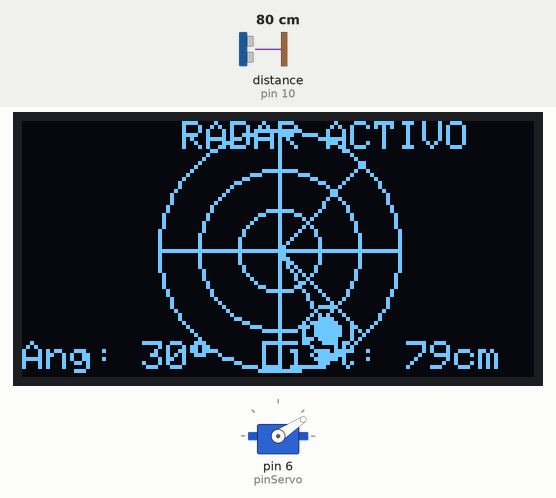
Bench run of a sketch on a simulated Arduino Uno, built with avr-gcc and run on an emulated ATmega328P. On the bench: 128×64 one-colour display, servo. Wiring (inferred from the names in the program): ultrasonic range finder: trigger pin 9; echo pin 10. Inputs (shaded band) come from the test bench; at power-on: distance to the obstacle (sensor on pin 10) 80 cm. The echo pulse lasts 58.3 µs per cm.

Above: at 2.25 s.
2.3 s: distance to the obstacle (sensor on pin 10) set to 55 cm
At 2.56 s:
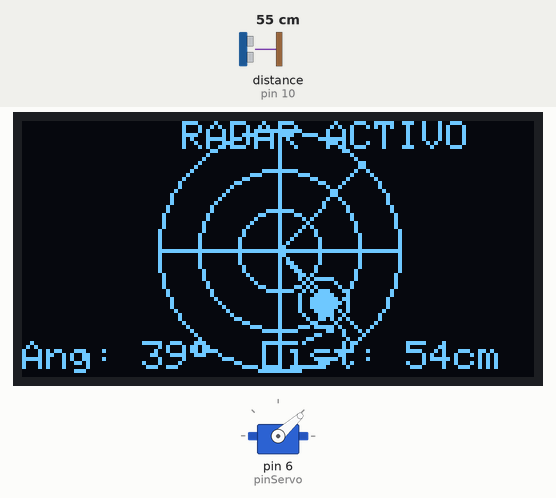
4.1 s: distance to the obstacle (sensor on pin 10) set to 47 cm
At 4.34 s:
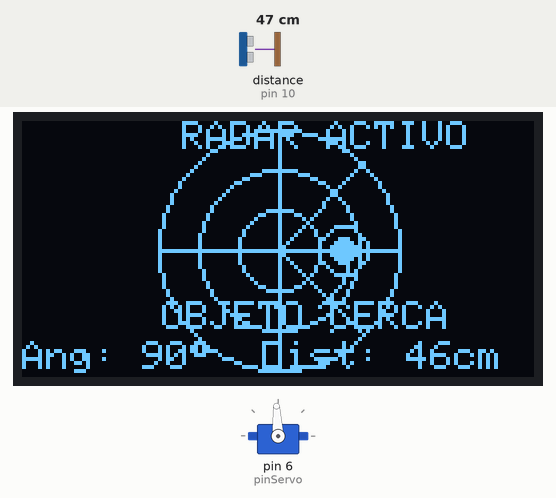
6.1 s: distance to the obstacle (sensor on pin 10) set to 23 cm
At 7.46 s:
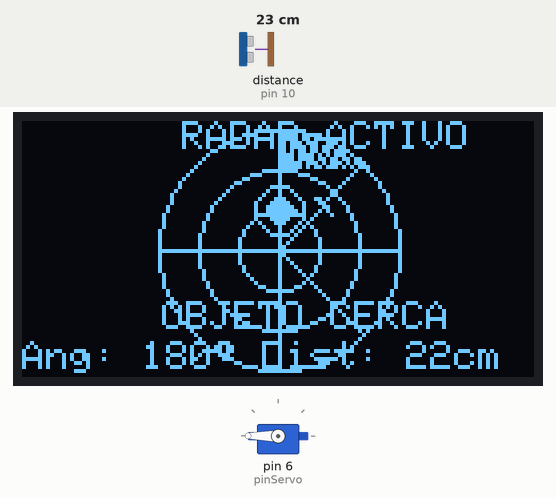
8.5 s: distance to the obstacle (sensor on pin 10) set to 18 cm
At 8.74 s:
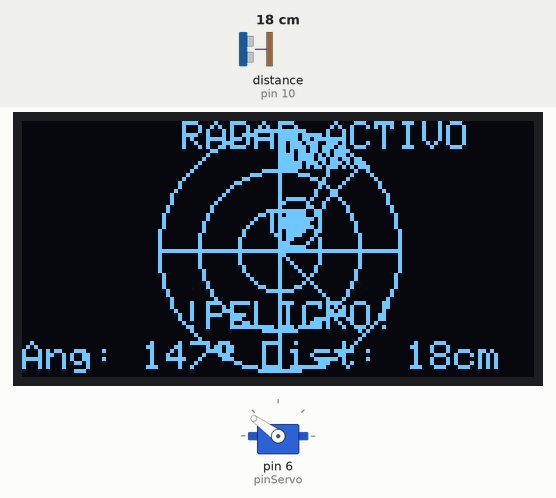
10.5 s: distance to the obstacle (sensor on pin 10) set to 4 cm
At 10.71 s:
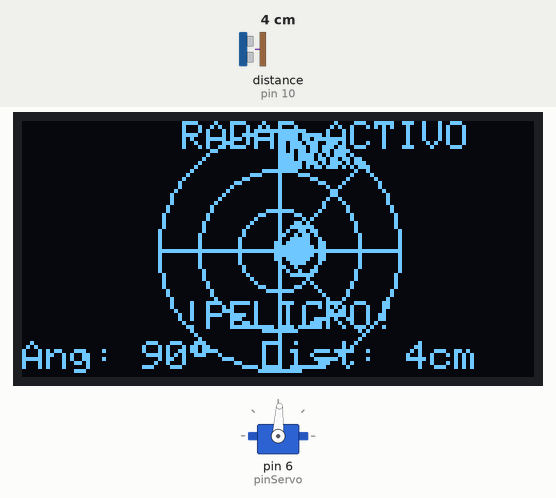
12.7 s: distance to the obstacle (sensor on pin 10) set to 2 cm
At 13.73 s:
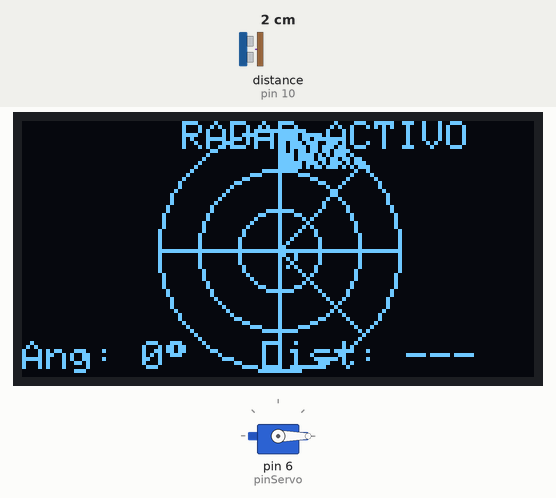
Timing chart, 0 to 15.7 s (numbered marks = the images above; inputs shaded):
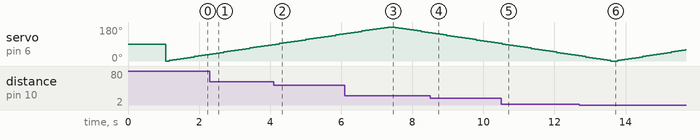

The sketch:

Radar_HCSR04_Oled.ino
```cpp
#include <Wire.h>
#include <Adafruit_GFX.h>
#include <Adafruit_SSD1306.h>
#include <Servo.h>

// ================= CONFIGURACIÓN OLED =================
#define ANCHO_PANTALLA 128
#define ALTO_PANTALLA 64
#define CENTRO_X 64      // Centro horizontal de la pantalla
#define CENTRO_Y 32      // Centro vertical del radar
#define RADIO_MAX 30     // Radio máximo del radar en píxeles

// ================= CONFIGURACIÓN PINES =================
// Pines del sensor HC-SR04
const int trigPin = 9;
const int echoPin = 10;

// Pin del servo
const int pinServo = 6;

// ================= VARIABLES GLOBALES =================
Adafruit_SSD1306 pantalla(ANCHO_PANTALLA, ALTO_PANTALLA, &Wire, -1);
Servo radarServo;

// Historial de puntos detectados (para dibujar rastro)
const int MAX_HISTORIAL = 20;
float historialDistancias[MAX_HISTORIAL];
int historialAngulos[MAX_HISTORIAL];
int indiceHistorial = 0;

// ================= FUNCIÓN SETUP =================
void setup() {
  Serial.begin(9600);

  // Inicializar OLED
  if(!pantalla.begin(SSD1306_SWITCHCAPVCC, 0x3C)) {
    Serial.println(F("Error al inicializar OLED"));
    while(true); // Detener si hay error
  }

  // Configurar pines del sensor ultrasónico
  pinMode(trigPin, OUTPUT);
  pinMode(echoPin, INPUT);

  // Inicializar servo
  radarServo.attach(pinServo);
  radarServo.write(90); // Posición inicial (centro)

  // Limpiar pantalla
  pantalla.clearDisplay();
  pantalla.setTextSize(1);
  pantalla.setTextColor(SSD1306_WHITE);

  // Dibujar interfaz inicial
  dibujarInterfazFija();
  pantalla.display();

  // Inicializar historial
  for(int i = 0; i < MAX_HISTORIAL; i++) {
    historialDistancias[i] = 0;
    historialAngulos[i] = 0;
  }

  delay(1000); // Pausa inicial
}

// ================= FUNCIÓN LOOP PRINCIPAL =================
void loop() {
  // Barrido de 0 a 180 grados
  for(int angulo = 0; angulo <= 180; angulo += 3) {
    // 1. MOVER SERVO
    radarServo.write(angulo);
    delay(30); // Tiempo para que el servo se estabilice

    // 2. MEDIR DISTANCIA
    float distancia = medirDistancia();

    // 3. GUARDAR EN HISTORIAL (si es una lectura válida)
    if(distancia > 2 && distancia < 200) {
      guardarEnHistorial(angulo, distancia);
    }

    // 4. DIBUJAR EN PANTALLA
    actualizarPantalla(angulo, distancia);

    // Pequeña pausa entre mediciones
    delay(20);
  }

  // Barrido inverso (180 a 0 grados)
  for(int angulo = 180; angulo >= 0; angulo -= 3) {
    // 1. MOVER SERVO
    radarServo.write(angulo);
    delay(30);

    // 2. MEDIR DISTANCIA
    float distancia = medirDistancia();

    // 3. GUARDAR EN HISTORIAL
    if(distancia > 2 && distancia < 200) {
      guardarEnHistorial(angulo, distancia);
    }

    // 4. DIBUJAR EN PANTALLA
    actualizarPantalla(angulo, distancia);

    delay(20);
  }
}

// ================= FUNCIONES AUXILIARES =================

// Función para medir distancia con HC-SR04
float medirDistancia() {
  digitalWrite(trigPin, LOW);
  delayMicroseconds(2);
  digitalWrite(trigPin, HIGH);
  delayMicroseconds(10);
  digitalWrite(trigPin, LOW);

  long duracion = pulseIn(echoPin, HIGH);
  float distancia = duracion * 0.034 / 2; // Convertir a cm

  // Filtrar lecturas erróneas
  if(distancia > 400 || distancia < 2) {
    return 0; // 0 indica fuera de rango
  }

  return distancia;
}

// Función para dibujar la interfaz fija del radar
void dibujarInterfazFija() {
  // 1. Dibujar círculos concéntricos (3 líneas)
  for(int r = 10; r <= RADIO_MAX; r += 10) {
    pantalla.drawCircle(CENTRO_X, CENTRO_Y, r, SSD1306_WHITE);
  }

  // 2. Dibujar líneas de ángulo (cada 45 grados en semicírculo)
  for(int ang = -90; ang <= 90; ang += 45) {
    float rad = ang * PI / 180.0;
    int x = CENTRO_X + RADIO_MAX * cos(rad);
    int y = CENTRO_Y - RADIO_MAX * sin(rad);
    pantalla.drawLine(CENTRO_X, CENTRO_Y, x, y, SSD1306_WHITE);
  }

  // 3. Dibujar título
  pantalla.setCursor(40, 0);
  pantalla.print("RADAR ACTIVO");

  // 4. Dibujar línea horizontal (base del semicírculo)
  pantalla.drawLine(CENTRO_X - RADIO_MAX, CENTRO_Y,
                    CENTRO_X + RADIO_MAX, CENTRO_Y, SSD1306_WHITE);
}

// Función para guardar mediciones en el historial
void guardarEnHistorial(int angulo, float distancia) {
  historialAngulos[indiceHistorial] = angulo;
  historialDistancias[indiceHistorial] = distancia;

  indiceHistorial++;
  if(indiceHistorial >= MAX_HISTORIAL) {
    indiceHistorial = 0;
  }
}

// Función para actualizar toda la pantalla
void actualizarPantalla(int anguloActual, float distanciaActual) {
  // 1. Limpiar área dinámica (mantener interfaz fija)
  pantalla.fillRect(0, 12, 128, 52, SSD1306_BLACK);

  // 2. Redibujar interfaz fija
  dibujarInterfazFija();

  // 3. Dibujar historial de puntos (rastro)
  dibujarHistorial();

  // 4. Dibujar línea de barrido actual
  dibujarLineaBarrido(anguloActual);

  // 5. Dibujar objeto actual si hay detección
  if(distanciaActual > 2 && distanciaActual < 200) {
    dibujarObjeto(anguloActual, distanciaActual);
  }

  // 6. Mostrar información numérica
  mostrarInfo(anguloActual, distanciaActual);

  // 7. Actualizar pantalla
  pantalla.display();
}

// Función para dibujar el historial de puntos
void dibujarHistorial() {
  for(int i = 0; i < MAX_HISTORIAL; i++) {
    if(historialDistancias[i] > 0) {
      // Convertir ángulo y distancia a coordenadas
      float anguloRad = (historialAngulos[i] - 90) * PI / 180.0;
      float radio = map(historialDistancias[i], 2, 100, 5, RADIO_MAX);
      radio = constrain(radio, 5, RADIO_MAX);

      int x = CENTRO_X + radio * cos(anguloRad);
      int y = CENTRO_Y - radio * sin(anguloRad);

      // Dibujar punto (más pequeño para historial)
      pantalla.drawPixel(x, y, SSD1306_WHITE);
    }
  }
}

// Función para dibujar la línea de barrido actual
void dibujarLineaBarrido(int angulo) {
  // Convertir ángulo a coordenadas (0-180 a -90 a 90)
  float anguloRad = (angulo - 90) * PI / 180.0;

  int x = CENTRO_X + RADIO_MAX * cos(anguloRad);
  int y = CENTRO_Y - RADIO_MAX * sin(anguloRad);

  // Dibujar línea de barrido
  pantalla.drawLine(CENTRO_X, CENTRO_Y, x, y, SSD1306_WHITE);
}

// Función para dibujar un objeto detectado
void dibujarObjeto(int angulo, float distancia) {
  // Convertir ángulo a coordenadas
  float anguloRad = (angulo - 90) * PI / 180.0;

  // Mapear distancia a radio en pantalla
  float radio = map(distancia, 2, 100, 5, RADIO_MAX);
  radio = constrain(radio, 5, RADIO_MAX);

  // Calcular posición del objeto
  int x = CENTRO_X + radio * cos(anguloRad);
  int y = CENTRO_Y - radio * sin(anguloRad);

  // Dibujar objeto (círculo relleno)
  pantalla.fillCircle(x, y, 3, SSD1306_WHITE);

  // Dibujar círculo de eco alrededor
  pantalla.drawCircle(x, y, 6, SSD1306_WHITE);
}

// Función para mostrar información numérica
void mostrarInfo(int angulo, float distancia) {
  // Mostrar ángulo actual
  pantalla.setCursor(0, 55);
  pantalla.print("Ang: ");
  pantalla.print(angulo);
  pantalla.print((char)247); // Símbolo de grados

  // Mostrar distancia actual
  pantalla.setCursor(60, 55);
  pantalla.print("Dist: ");
  if(distancia > 0 && distancia < 400) {
    pantalla.print(distancia, 0);
    pantalla.print("cm");
  } else {
    pantalla.print("---");
  }

  // Mostrar alerta si objeto muy cerca
  if(distancia > 2 && distancia < 20) {
    pantalla.setCursor(40, 45);
    pantalla.print("!PELIGRO!");
  } else if(distancia >= 20 && distancia < 50) {
    pantalla.setCursor(35, 45);
    pantalla.print("OBJETO CERCA");
  }
}

// ================= NOTAS IMPORTANTES =================
/*
CONEXIONES:
OLED -> Arduino:
  GND -> GND
  VCC -> 5V
  SCL -> A5
  SDA -> A4

HC-SR04 -> Arduino:
  VCC -> 5V
  GND -> GND
  Trig -> Pin 9
  Echo -> Pin 10

Servo -> Arduino:
  Rojo (VCC) -> 5V
  Marrón (GND) -> GND
  Naranja (señal) -> Pin 6

MONTAJE:
1. Monta el HC-SR04 sobre el servo (con cinta adhesiva o soporte impreso)
2. Asegúrate de que el servo pueda girar libremente 180°
3. Coloca el conjunto servo-sensor frente al área a escanear

AJUSTES:
1. Si el radar barre muy rápido, aumenta los delays (líneas 67 y 87)
2. Para mayor precisión, reduce el incremento de ángulo (cambia "+= 3" a "+= 2")
3. Ajusta los valores de map() en dibujarObjeto() según tu rango de trabajo

PROBLEMAS COMUNES:
1. Si la pantalla no enciende, verifica la dirección I2C (puede ser 0x3D)
2. Si el servo vibra o no se mueve suave, verifica la alimentación (usar fuente externa si es necesario)
3. Si las lecturas son erráticas, asegura bien las conexiones del HC-SR04
*/
```

Measured:
- the behaviour switches between 51 and 50 cm on distance to the obstacle (sensor on pin 10) (found by bisection; images 1 and 2)
- the behaviour switches between 21 and 20 cm on distance to the obstacle (sensor on pin 10) (found by bisection; images 3 and 4)
- the behaviour switches between 3 and 2 cm on distance to the obstacle (sensor on pin 10) (found by bisection; images 5 and 6)
- after the input at 4.1 s, the display: first differs from a run without the input after 0.19 s (image 2)
- after the input at 8.5 s, the display: first differs from a run without the input after 0.19 s (image 4)
